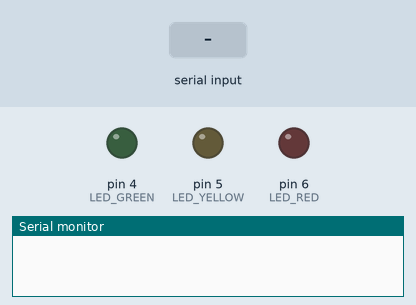
Simulated run of this sketch. Board: Arduino Uno, built with avr-gcc and run on an emulated ATmega328P. Shown: output pins drawn as LEDs (lit = HIGH), the last lines printed to the serial monitor. The test bench sets the inputs (shaded band).

Above: at 1.2 s.
1.3 s: "1" received over Serial
At 2.0 s:
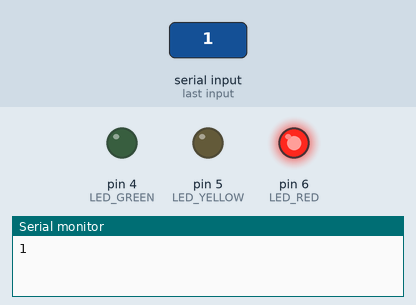
2.8 s: "2" received over Serial
At 3.1 s:
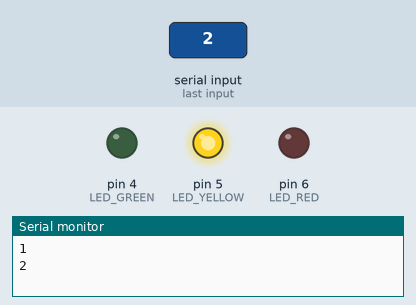
4.3 s: "3" received over Serial
At 5.4 s:
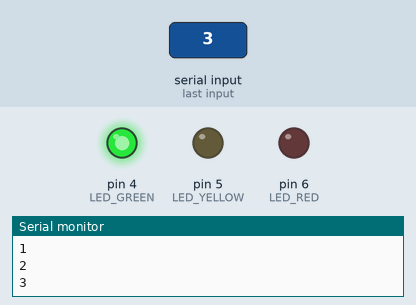
5.8 s: "5" received over Serial
At 6.6 s:
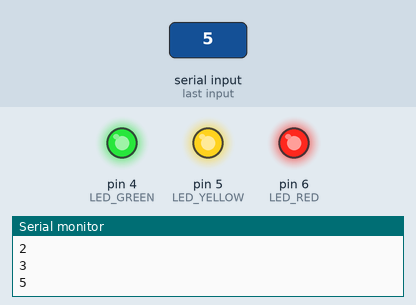
7.3 s: "4" received over Serial
At 7.7 s:
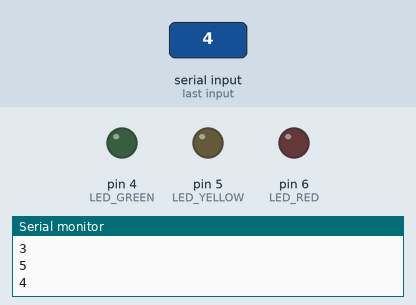
Timing chart, 0 to 9.8 s (numbered marks = the images above; inputs shaded):
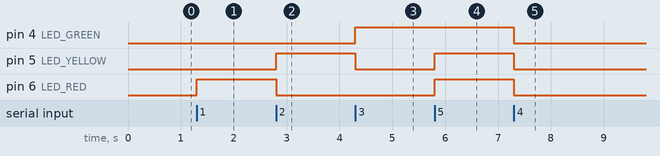

The sketch:

TrafficLight.ino
```cpp
int cnt = 0;
int led = 10;

int LED_RED = 6;
int LED_YELLOW = 5;
int LED_GREEN = 4;
int LED_RED_DELAY = 5000;
int LED_YELLOW_DELAY = 1000;
int LED_GREEN_DELAY = 5000;
void setup() {
  // put your setup code here, to run once:
  Serial.begin(9600);
  pinMode(LED_RED, OUTPUT);
  pinMode(LED_YELLOW, OUTPUT);
  pinMode(LED_GREEN, OUTPUT);
}

void loop() {
  // put your main code here, to run repeatedly:
  //Serial.println("Hello World");
  //delay(1000);


//  digitalWrite(LED_RED, HIGH);
//  digitalWrite(LED_YELLOW, LOW);
//  digitalWrite(LED_GREEN, LOW);
//  delay(LED_RED_DELAY);
//
//  digitalWrite(LED_RED, LOW);
//  digitalWrite(LED_YELLOW, HIGH);
//  digitalWrite(LED_GREEN, LOW);
//  delay(LED_YELLOW_DELAY);
//
//  digitalWrite(LED_RED, LOW);
//  digitalWrite(LED_YELLOW, LOW);
//  digitalWrite(LED_GREEN, HIGH);
//  delay(LED_GREEN_DELAY);

  if(Serial.available() > 0){
    // read incoming serial data;
    char inChar = Serial.read();
    Serial.println(inChar);

      if(inChar == '1'){
        digitalWrite(LED_RED, HIGH);
        digitalWrite(LED_YELLOW, LOW);
        digitalWrite(LED_GREEN, LOW);
      }else if(inChar == '2'){
        digitalWrite(LED_RED, LOW);
        digitalWrite(LED_YELLOW, HIGH);
        digitalWrite(LED_GREEN, LOW);
      }else if(inChar == '3'){
        digitalWrite(LED_RED, LOW);
        digitalWrite(LED_YELLOW, LOW);
        digitalWrite(LED_GREEN, HIGH);
      }else if(inChar == '4'){
        digitalWrite(LED_RED, LOW);
        digitalWrite(LED_YELLOW, LOW);
        digitalWrite(LED_GREEN, LOW);
      }else if(inChar == '5'){
        digitalWrite(LED_RED, HIGH);
        digitalWrite(LED_YELLOW, HIGH);
        digitalWrite(LED_GREEN, HIGH);
      }

  }
}
```

Measured:
- after the input at 1.3 s, pin 6 (LED_RED): LOW → HIGH at once
- after the input at 2.8 s, pin 5 (LED_YELLOW): LOW → HIGH at once; pin 6 (LED_RED): HIGH → LOW at once
- after the input at 4.3 s, pin 4 (LED_GREEN): LOW → HIGH at once; pin 5 (LED_YELLOW): HIGH → LOW at once
- after the input at 5.8 s, pin 5 (LED_YELLOW), pin 6 (LED_RED): LOW → HIGH at once
- after the input at 7.3 s, pin 4 (LED_GREEN), pin 5 (LED_YELLOW), pin 6 (LED_RED): HIGH → LOW at once
